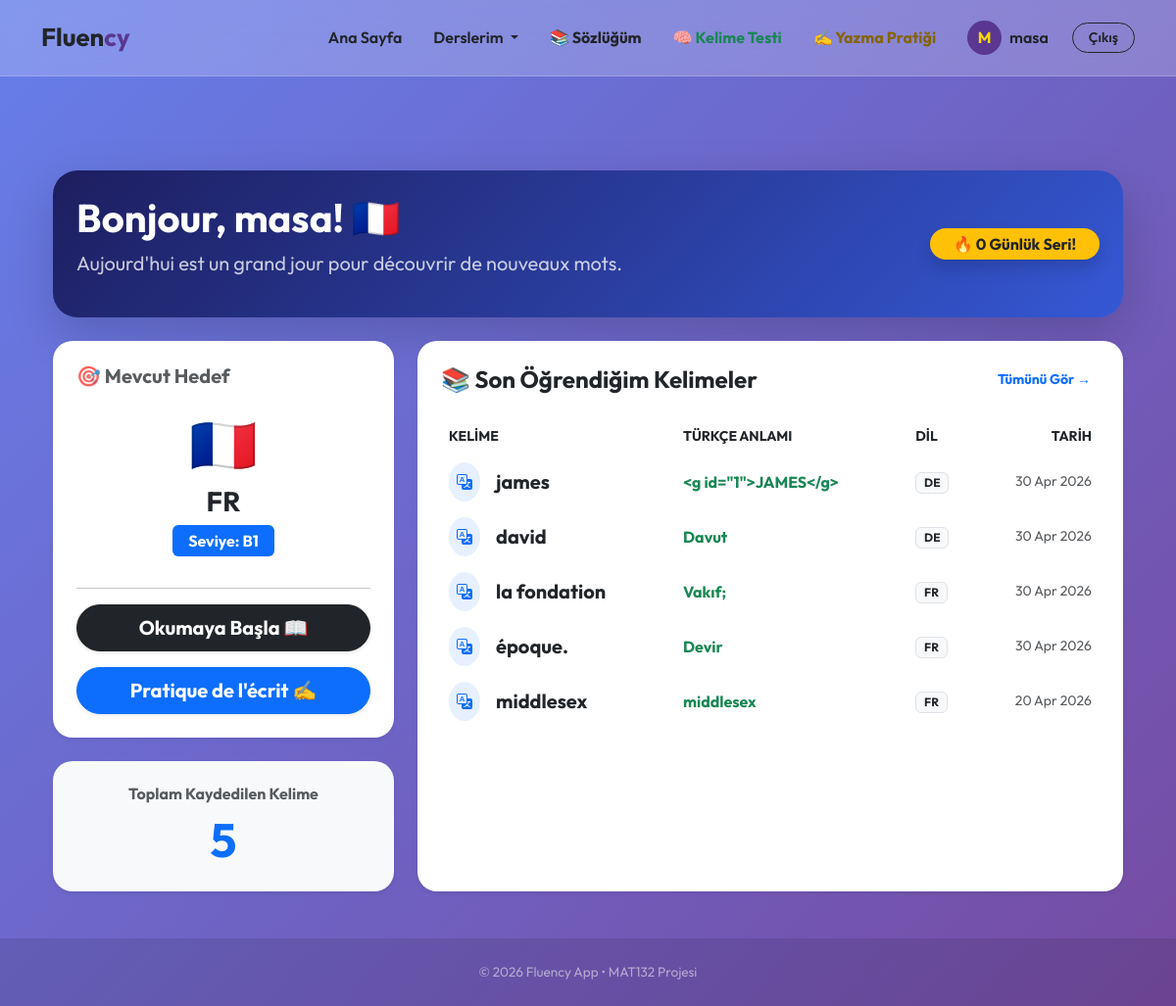
Page / (signed in) on the earlier database version.
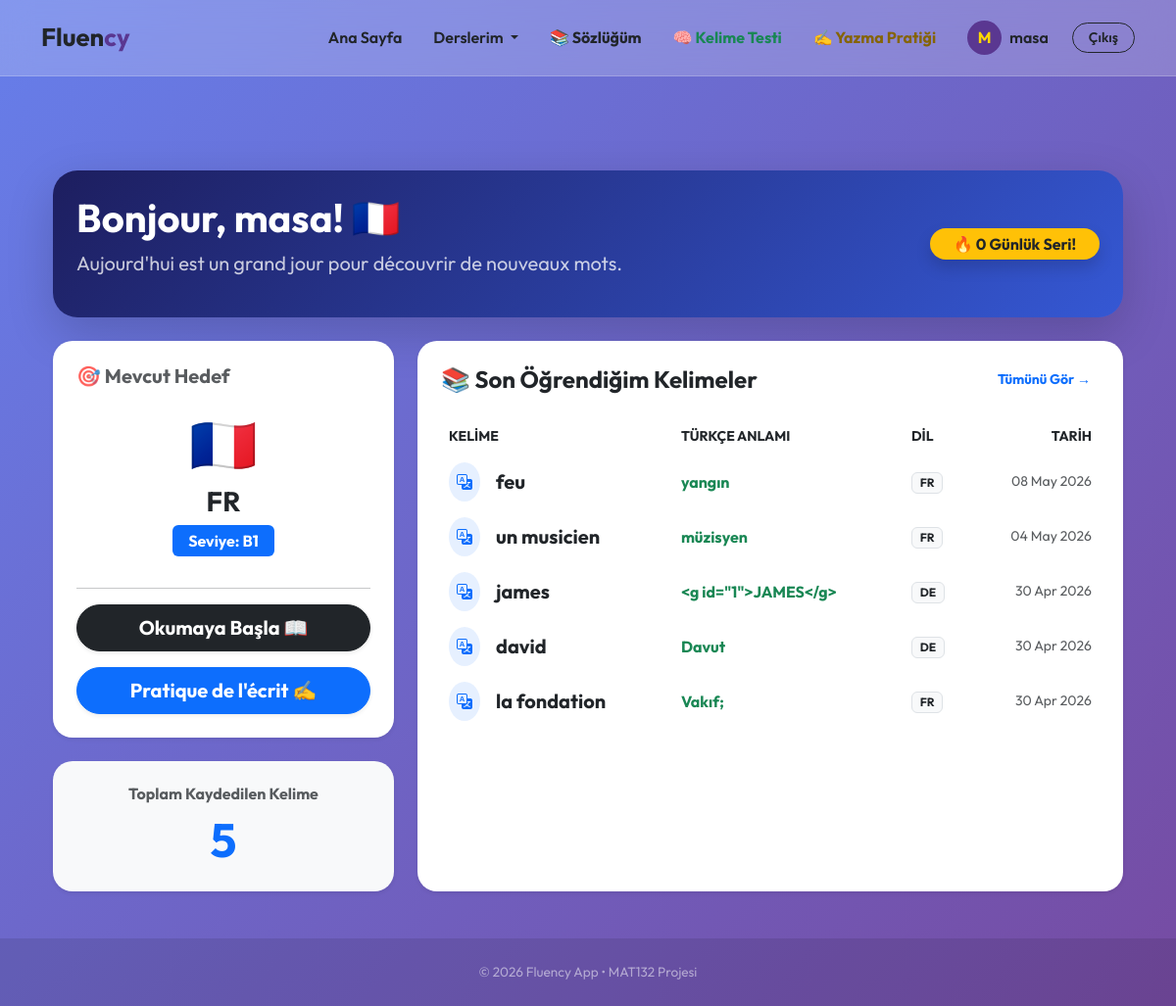
Same page on the later database version.
### users/models.py (models this page shows, shortened)
class User(AbstractUser):
    pass

class UserLanguageLevel(models.Model):
    user = models.ForeignKey(
        settings.AUTH_USER_MODEL,
        on_delete=models.CASCADE,
        related_name="languages" # request.user.languages.all() şeklinde erişim sağlar
    )
    language_code = models.CharField(max_length=5) # 'de', 'fr' vb.
    level = models.CharField(max_length=2, default='A1')
    last_tested = models.DateTimeField(auto_now=True)
    is_active = models.BooleanField(default=False)

### vocabulary/models.py (models this page shows, shortened)
class SavedWord(models.Model):
    STATUS_CHOICES = [
        ('learning', 'Öğreniyorum ⏳'),
        ('review', 'Tekrar Et 🔄'),
        ('learned', 'Öğrendim ✅'),
    ]
    user = models.ForeignKey(settings.AUTH_USER_MODEL, on_delete=models.CASCADE)
    word = models.CharField(max_length=100)
    turkish_meaning = models.CharField(max_length=150, blank=True, null=True)
    language = models.CharField(max_length=5)
    status = models.CharField(max_length=20, choices=STATUS_CHOICES, default='learning')
    added_at = models.DateTimeField(auto_now_add=True)
    updated_at = models.DateTimeField(auto_now=True)

### users/views.py (the view, shortened to what this page needs)
# urls.py: path('', views.index, name='index'),
def index(request):
    context = {}
    if request.user.is_authenticated:
        user_words = SavedWord.objects.filter(user=request.user).order_by('-updated_at')
        context['user_words'] = user_words[:5]
        user_langs = UserLanguageLevel.objects.filter(user=request.user)
        context['user_languages'] = user_langs
        active_lang_id = request.session.get('active_lang_id')
        if active_lang_id:
            active_lang = user_langs.filter(id=active_lang_id).first()
        else:
            active_lang = user_langs.first()
            if active_lang:
                request.session['active_lang_id'] = active_lang.id
                request.session['active_lang_code'] = active_lang.language_code
        context['active_lang'] = active_lang
        context['user_streak'] = 0
    return render(request, "index.html", context)

### users/context_processors.py (called while the page is built)
def global_user_languages(request):
    if request.user.is_authenticated:
        languages = request.user.languages.all()
        return {'user_languages': languages}
    return {}

### templates/index.html (shortened to what this page needs)
{% extends "base.html" %}
{% block content %}
<div class="container mt-5">
    <div class="row mb-4">
        <div class="col-md-12">
            <div class="card border-0 shadow-lg p-4 text-white" style="background: linear-gradient(135.47deg, #1d1e5f 0%, #3558d4 100%); border-radius: 25px;">
                <div class="d-flex align-items-center justify-content-between">
                    <div>
                        <h1 class="fw-bold">
                            {% if active_lang.language_code == 'de' %} Hallo, {{ user.username }}! 🇩🇪
                            {% elif active_lang.language_code == 'en' %} Hello, {{ user.username }}! 🇬🇧
                            {% elif active_lang.language_code == 'kr' %} 안녕하세요, {{ user.username }}! 🇰🇷
                            {% elif active_lang.language_code == 'ar' %} مرحباً, {{ user.username }}! 🇸🇦
                            {% elif active_lang.language_code == 'fa' %} سلام, {{ user.username }}! 🇮🇷
                            {% elif active_lang.language_code == 'fr' %} Bonjour, {{ user.username }}! 🇫🇷
                            {% else %} Merhaba, {{ user.username }}! 👋
                            {% endif %}
                        </h1>
                        <p class="fs-5 opacity-75">
                            {% if active_lang.language_code == 'de' %} Heute ist ein großartiger Tag, um neue Wörter zu lernen.
                            {% elif active_lang.language_code == 'en' %} Today is a great day to discover new words.
                            {% elif active_lang.language_code == 'fr' %} Aujourd'hui est un grand jour pour découvrir de nouveaux mots.
                            {% else %} Bugün yeni kelimeler keşfetmek için harika bir gün.
                            {% endif %}
                        </p>
                    </div>
                    <div class="text-end d-none d-md-block">
                        <span class="badge rounded-pill bg-warning text-dark px-4 py-2 fs-6 shadow">
                            🔥 {{ user_streak|default:0 }} Günlük Seri!
                        </span>
                    </div>
                </div>
            </div>
        </div>
    </div>
    <div class="row g-4">
        <div class="col-lg-4">
            <div class="card border-0 shadow-sm p-4 mb-4" style="border-radius: 20px;">
                <h5 class="fw-bold text-muted mb-4">🎯 Mevcut Hedef</h5>
                {% if active_lang %}
                    <div class="text-center">
                        <div class="display-4 mb-2">
                            {% if active_lang.language_code == 'de' %}🇩🇪
                            {% elif active_lang.language_code == 'en' %}🇬🇧
                            {% elif active_lang.language_code == 'kr' %}🇰🇷
                            {% elif active_lang.language_code == 'ar' %}🇸🇦
                            {% elif active_lang.language_code == 'fa' %}🇮🇷
                            {% elif active_lang.language_code == 'fr' %}🇫🇷
                            {% else %}🌐{% endif %}
                        </div>
                        <h3 class="fw-bold text-dark">
                            {{ active_lang.get_language_code_display|default:active_lang.language_code|upper }}
                        </h3>
                        <p class="badge bg-primary px-3 py-2 fs-6">Seviye: {{ active_lang.level }}</p>
                    </div>
                    <hr>
                    <div class="d-grid gap-3">
                        <a href="{% url 'wiki_reader' %}" class="btn btn-dark btn-lg rounded-pill fw-bold shadow-sm">
                            {% if active_lang.language_code == 'de' %}Lesen Başla 📖
                            {% elif active_lang.language_code == 'en' %}Start Reading 📖
                            {% else %}Okumaya Başla 📖{% endif %}
                        </a>
                        <a href="{% url 'writing_practice' %}" class="btn btn-primary btn-lg rounded-pill fw-bold shadow-sm">
                            {% if active_lang.language_code == 'de' %}Schreiben Üben ✍️
                            {% elif active_lang.language_code == 'en' %}Writing Practice ✍️
                            {% elif active_lang.language_code == 'fr' %}Pratique de l'écrit ✍️
                            {% elif active_lang.language_code == 'kr' %}쓰기 연습 ✍️
                            {% elif active_lang.language_code == 'ar' %}ممارسة الكتابة ✍️
                            {% elif active_lang.language_code == 'fa' %}تمرین نوشتن ✍️
                            {% else %}Yazma Pratiği ✍️{% endif %}
                        </a>
                    </div>
                {% endif %}
            </div>
            <div class="card border-0 shadow-sm p-4 text-center" style="border-radius: 20px; background: #f8f9fa;">
                <h6 class="text-muted fw-bold mb-0">Toplam Kaydedilen Kelime</h6>
                <div class="display-5 fw-bold text-primary mt-2">
                    {{ user_words.count|default:0 }}
                </div>
            </div>
        </div>
        <div class="col-lg-8">
            <div class="card border-0 shadow-sm p-4 h-100" style="border-radius: 20px;">
                <div class="d-flex justify-content-between align-items-center mb-4">
                    <h4 class="fw-bold text-dark mb-0">📚 Son Öğrendiğim Kelimeler</h4>
                    <a href="{% url 'my_dictionary' %}" class="btn btn-sm btn-link text-decoration-none fw-bold">Tümünü Gör →</a>
                </div>
                <div class="table-responsive">
                    <table class="table table-hover align-middle border-0">
                        <thead class="text-muted small text-uppercase">
                            <tr>
                                <th class="border-0">Kelime</th>
                                <th class="border-0">Türkçe Anlamı</th>
                                <th class="border-0">Dil</th>
                                <th class="border-0 text-end">Tarih</th>
                            </tr>
                        </thead>
                        <tbody>
                            {% for word in user_words %}
                            <tr style="cursor: pointer;">
                                <td class="border-0">
                                    <div class="d-flex align-items-center">
                                        <div class="rounded-circle bg-primary bg-opacity-10 p-2 me-3">
                                            <i class="bi bi-translate text-primary"></i>
                                        </div>
                                        <span class="fw-bold text-dark fs-5">{{ word.word }}</span>
                                    </div>
                                </td>
                                <td class="border-0 text-success fw-bold fs-6">
                                    {{ word.turkish_meaning }}
                                </td>
                                <td class="border-0">
                                    <span class="badge bg-light text-dark border">{{ word.language|upper }}</span>
                                </td>
                                <td class="border-0 text-end text-muted small">
                                    {{ word.added_at|date:"d M Y" }}
                                </td>
                            </tr>
                            {% endfor %}
                        </tbody>
                    </table>
                </div>
            </div>
        </div>
    </div>
</div>
{% endblock %}

### templates/base.html (shortened to what this page needs)
<!DOCTYPE html>
<html lang="tr">
<head>
    <link href="https://cdn.jsdelivr.net/npm/bootstrap@5.3.0/dist/css/bootstrap.min.css" rel="stylesheet">
    <link rel="stylesheet" href="https://cdn.jsdelivr.net/npm/bootstrap-icons@1.11.3/font/bootstrap-icons.min.css">
</head>
<body>
    <nav class="navbar navbar-expand-lg sticky-top">
        <div class="container">
            <a class="navbar-brand" href="/">Fluen<span>cy</span></a>
            <div class="collapse navbar-collapse" id="navbarNav">
                <ul class="navbar-nav ms-auto align-items-center">
                    <li class="nav-item"><a class="nav-link px-3" href="/">Ana Sayfa</a></li>
                    {% if user.is_authenticated %}
                    <li class="nav-item dropdown">
                        <a class="nav-link dropdown-toggle px-3" href="#" id="derslerimDropdown" role="button" data-bs-toggle="dropdown" aria-expanded="false">
                            Derslerim
                        </a>
                    </li>
                    <li class="nav-item">
                        <a class="nav-link px-3 fw-bold" href="{% url 'my_dictionary' %}">📚 Sözlüğüm</a>
                    </li>
                    <li class="nav-item">
                        <a class="nav-link px-3 fw-bold text-success" href="{% url 'vocabulary_quiz' %}">🧠 Kelime Testi</a>
                    </li>
                    <li class="nav-item">
                        <a class="nav-link px-3 fw-bold text-warning" href="{% url 'writing_practice' %}">✍️ Yazma Pratiği</a>
                    </li>
                    <li class="nav-item">
                        <a class="nav-link px-3 d-flex align-items-center" href="/profile">
                            <div class="profile-circle me-2">
                                {{ user.username|slice:":1"|upper }}
                            </div>
                            <span class="profile-name">{{ user.username }}</span>
                        </a>
                    </li>
                    <li class="nav-item ms-lg-2">
                        <a class="btn btn-logout btn-sm px-3" href="/logout">Çıkış</a>
                    </li>
                    {% else %}
                    <li class="nav-item"><a class="nav-link px-3" href="/login">Giriş Yap</a></li>
                    <li class="nav-item">
                        <a class="btn btn-start ms-lg-3 shadow-sm" href="/register">Hemen Başla</a>
                    </li>
                    {% endif %}
                </ul>
            </div>
        </div>
    </nav>
    <main class="main-content">
        <div class="container py-5">
            {% block content %}{% endblock %}
        </div>
    </main>
    <footer class="text-center text-white-50 mt-auto">
        <div class="container">
            <p class="mb-0">© 2026 Fluency App • MAT132 Projesi</p>
        </div>
    </footer>
</body>
</html>

### templates/base.html (style rules this page uses)
body { font-family: 'Outfit', sans-serif; background: linear-gradient(135deg, #667eea 0%, #764ba2 100%); min-height: 100vh; color: #fff; display: flex; flex-direction: column; }
.navbar { background: rgba(255, 255, 255, 0.2) !important; backdrop-filter: blur(15px); border-bottom: 1px solid rgba(255, 255, 255, 0.2); padding: 0.8rem 0; }
.navbar-brand { font-weight: 700; font-size: 1.6rem; color: #212529 !important; }
.navbar-brand span { color: #5a3791; }
.nav-link { color: #212529 !important; font-weight: 600; transition: 0.3s; border-radius: 10px; }
.nav-link.text-warning { color: #856404 !important; }
.nav-link.text-success { color: #198754 !important; }
.profile-name { color: #212529 !important; font-weight: 600; }
.btn-logout { border: 1.5px solid #212529 !important; color: #212529 !important; border-radius: 50px; font-weight: 600; }
.main-content { flex: 1; display: flex; align-items: center; }
footer { padding: 1.5rem 0; background: rgba(0, 0, 0, 0.1); font-size: 0.85rem; }
.profile-circle { width: 35px; height: 35px; background: #5a3791; color: #ffd700; border-radius: 50%; display: flex; align-items: center; justify-content: center; font-weight: bold; }

### templates/index.html (style rules this page uses)
body { background-color: #f4f7fe; }
.card { transition: transform 0.3s ease; }

Differences in the rows shown:
no longer on this page (row unchanged): SavedWord: word "époque.", turkish_meaning "Devir", language "FR", added_at "30 Apr 2026"
no longer on this page (row unchanged): SavedWord: word "middlesex", turkish_meaning "middlesex", language "FR", added_at "20 Apr 2026"
added SavedWord: word "feu", turkish_meaning "yangın", language "FR", added_at "08 May 2026"
added SavedWord: word "un musicien", turkish_meaning "müzisyen", language "FR", added_at "04 May 2026"
